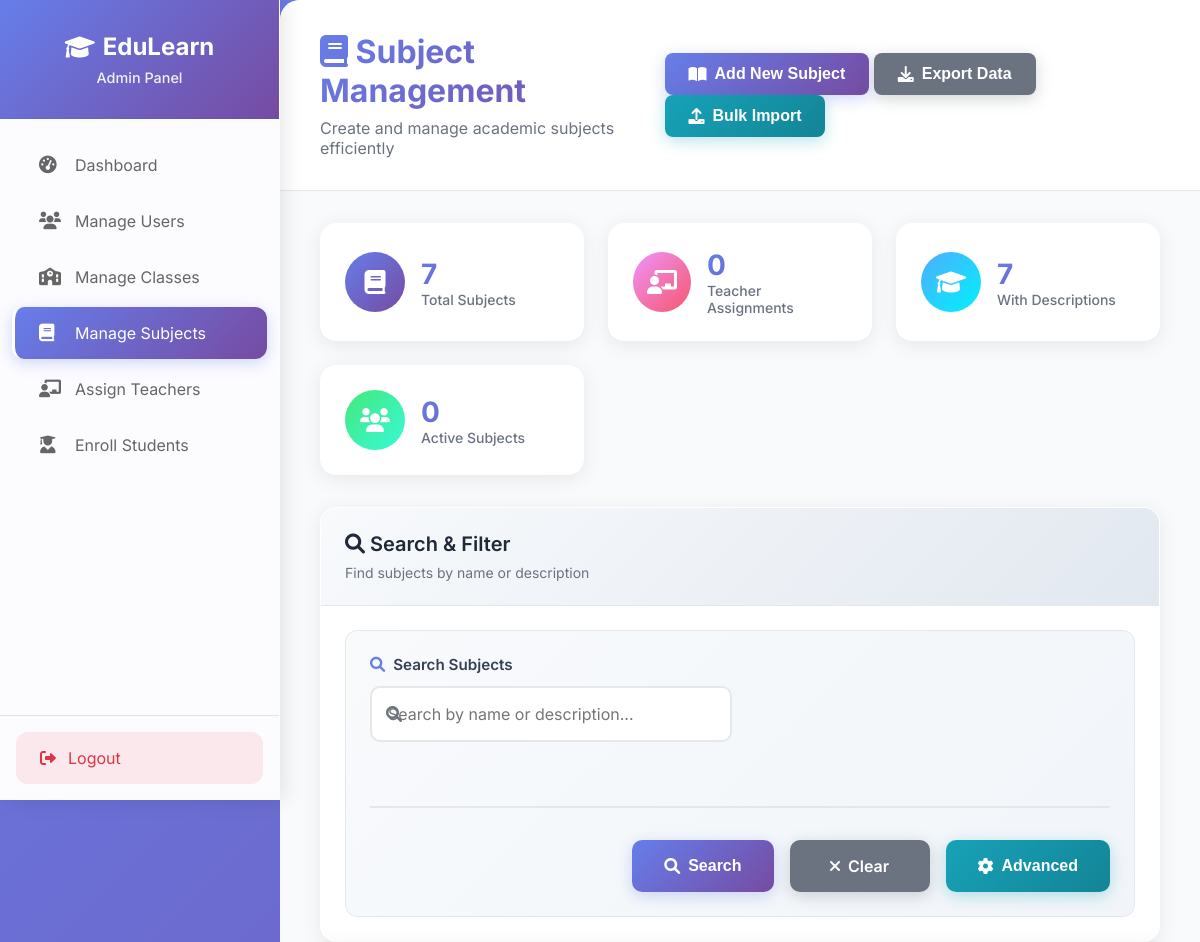
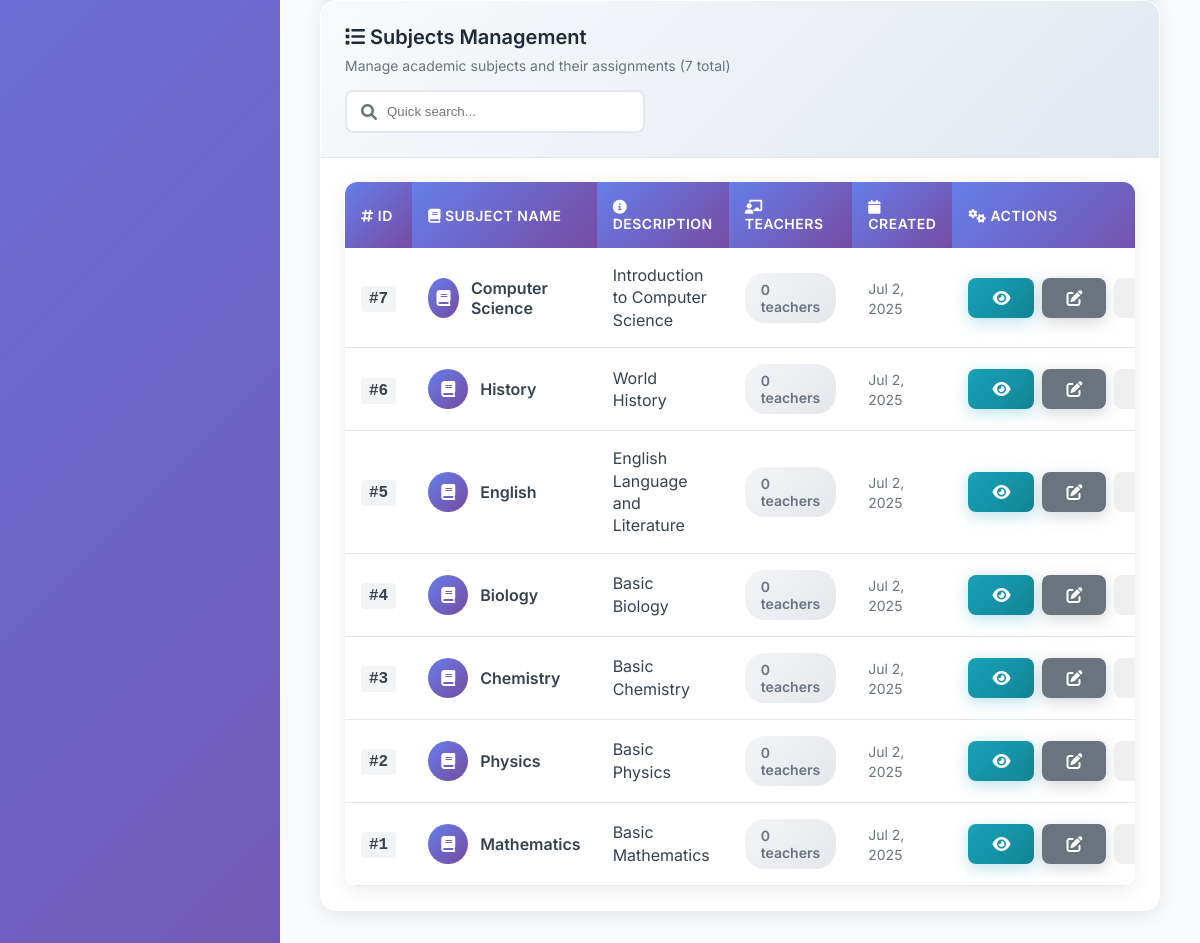
The page /admin/manage_subject.php (signed in) on the database its author committed (2 pictures, top to bottom).
### tables this page shows
CREATE TABLE subjects (
    id INT AUTO_INCREMENT PRIMARY KEY,
    name VARCHAR(255) NOT NULL,
    code VARCHAR(50) UNIQUE,
    description TEXT,
    credits INT DEFAULT 1,
    is_active BOOLEAN DEFAULT TRUE,
    created_at TIMESTAMP DEFAULT CURRENT_TIMESTAMP,
    updated_at TIMESTAMP DEFAULT CURRENT_TIMESTAMP ON UPDATE CURRENT_TIMESTAMP,
    INDEX idx_name (name),
    INDEX idx_code (code),
    INDEX idx_active (is_active)
);

### admin/manage_subject.php (the view, shortened to what this page needs)
<?php
require_once '../config/db.php';
$search = $_GET['search'] ?? '';
$query = "SELECT s.*,
          (SELECT COUNT(*) FROM teacher_subject_class tsc WHERE tsc.subject_id = s.id) as teacher_count
          FROM subjects s WHERE 1=1";
$query .= " ORDER BY s.id DESC";
$stmt = $conn->prepare($query);
$stmt->execute();
$subjects = $stmt->get_result()->fetch_all(MYSQLI_ASSOC);
?>
<!DOCTYPE html>
<html lang="en">
<head>
    <link rel="stylesheet" href="https://cdnjs.cloudflare.com/ajax/libs/font-awesome/6.0.0/css/all.min.css">
    <link rel="stylesheet" href="../assets/css/teacher.css">
    <link rel="stylesheet" href="../assets/css/responsive-modal.css">
</head>
<body>
    <div class="dashboard-container">
        <aside class="sidebar">
            <div class="sidebar-header">
                <h2><i class="fas fa-graduation-cap"></i> EduLearn</h2>
                <p>Admin Panel</p>
            </div>
            <nav class="sidebar-nav">
                <a href="dashboard.php" class="nav-item">
                    <i class="fas fa-tachometer-alt"></i>
                    <span>Dashboard</span>
                </a>
                <a href="manage_user.php" class="nav-item">
                    <i class="fas fa-users"></i>
                    <span>Manage Users</span>
                </a>
                <a href="manage_class.php" class="nav-item">
                    <i class="fas fa-school"></i>
                    <span>Manage Classes</span>
                </a>
                <a href="manage_subject.php" class="nav-item active">
                    <i class="fas fa-book"></i>
                    <span>Manage Subjects</span>
                </a>
                <a href="assign_teacher.php" class="nav-item">
                    <i class="fas fa-chalkboard-teacher"></i>
                    <span>Assign Teachers</span>
                </a>
                <a href="enroll_student.php" class="nav-item">
                    <i class="fas fa-user-graduate"></i>
                    <span>Enroll Students</span>
                </a>
            </nav>
            <div class="sidebar-footer">
                <a href="../logout.php" class="logout-btn">
                    <i class="fas fa-sign-out-alt"></i>
                    <span>Logout</span>
                </a>
            </div>
        </aside>
        <main class="main-content">
            <header class="content-header">
                <div class="header-left">
                    <h1><i class="fas fa-book"></i> Subject Management</h1>
                    <p>Create and manage academic subjects efficiently</p>
                </div>
                <div class="header-right">
                    <button class="btn btn-primary" onclick="openCreateModal()">
                        <i class="fas fa-book-open"></i> Add New Subject
                    </button>
                    <button class="btn btn-secondary" onclick="exportSubjects()">
                        <i class="fas fa-download"></i> Export Data
                    </button>
                    <button class="btn btn-info" onclick="showBulkImportModal()">
                        <i class="fas fa-upload"></i> Bulk Import
                    </button>
                </div>
            </header>
            <div class="content-body">
                <div class="stats-grid">
                    <div class="stat-card">
                        <div class="stat-icon" style="background: linear-gradient(135deg, #667eea 0%, #764ba2 100%);">
                            <i class="fas fa-book"></i>
                        </div>
                        <div class="stat-content">
                            <h3><?php echo count($subjects); ?></h3>
                            <p>Total Subjects</p>
                        </div>
                    </div>
                    <div class="stat-card">
                        <div class="stat-icon" style="background: linear-gradient(135deg, #f093fb 0%, #f5576c 100%);">
                            <i class="fas fa-chalkboard-teacher"></i>
                        </div>
                        <div class="stat-content">
                            <h3><?php echo array_sum(array_column($subjects, 'teacher_count')); ?></h3>
                            <p>Teacher Assignments</p>
                        </div>
                    </div>
                    <div class="stat-card">
                        <div class="stat-icon" style="background: linear-gradient(135deg, #4facfe 0%, #00f2fe 100%);">
                            <i class="fas fa-graduation-cap"></i>
                        </div>
                        <div class="stat-content">
                            <h3><?php echo count(array_filter($subjects, function ($s) {
                                    return !empty($s['description']);
                                })); ?></h3>
                            <p>With Descriptions</p>
                        </div>
                    </div>
                    <div class="stat-card">
                        <div class="stat-icon" style="background: linear-gradient(135deg, #43e97b 0%, #38f9d7 100%);">
                            <i class="fas fa-users"></i>
                        </div>
                        <div class="stat-content">
                            <h3><?php echo count(array_filter($subjects, function ($s) {
                                    return $s['teacher_count'] > 0;
                                })); ?></h3>
                            <p>Active Subjects</p>
                        </div>
                    </div>
                </div>
                <div class="content-card">
                    <div class="card-header">
                        <h3><i class="fas fa-search"></i> Search & Filter</h3>
                        <p>Find subjects by name or description</p>
                    </div>
                    <div class="card-body">
                        <form method="GET" class="enhanced-search-form">
                            <div class="form-row">
                                <div class="form-group">
                                    <label for="search_input">
                                        <i class="fas fa-search"></i> Search Subjects
                                    </label>
                                    <div class="search-input-wrapper">
                                        <input type="text" name="search" id="search_input"
                                            placeholder="Search by name or description..."
                                            value="<?php echo htmlspecialchars($search); ?>">
                                    </div>
                                </div>
                            </div>
                            <div class="form-actions">
                                <button type="submit" class="btn btn-primary">
                                    <i class="fas fa-search"></i> Search
                                </button>
                                <a href="manage_subject.php" class="btn btn-secondary">
                                    <i class="fas fa-times"></i> Clear
                                </a>
                                <button type="button" onclick="toggleAdvancedSearch()" class="btn btn-info">
                                    <i class="fas fa-cog"></i> Advanced
                                </button>
                            </div>
                        </form>
                    </div>
                </div>
                <div class="content-card">
                    <div class="card-header">
                        <h3><i class="fas fa-list"></i> Subjects Management</h3>
                        <p>Manage academic subjects and their assignments (<?php echo count($subjects); ?> total)</p>
                        <div class="header-actions">
                            <div class="search-box">
                                <i class="fas fa-search"></i>
                                <input type="text" id="searchSubjects" placeholder="Quick search..." onkeyup="filterSubjects()">
                            </div>
                        </div>
                    </div>
                    <div class="card-body">
                        <?php if (empty($subjects)): ?>
                            <div class="empty-state">
                                <i class="fas fa-book"></i>
                                <h3>No Subjects Found</h3>
                                <p>No subjects found matching your criteria. Create your first subject to get started.</p>
                                <button onclick="openCreateModal()" class="btn btn-primary">
                                    <i class="fas fa-plus"></i> Create First Subject
                                </button>
                            </div>
                        <?php else: ?>
                            <div class="table-container">
                                <table class="data-table" id="subjectsTable">
                                    <thead>
                                        <tr>
                                            <th><i class="fas fa-hashtag"></i> ID</th>
                                            <th><i class="fas fa-book"></i> Subject Name</th>
                                            <th><i class="fas fa-info-circle"></i> Description</th>
                                            <th><i class="fas fa-chalkboard-teacher"></i> Teachers</th>
                                            <th><i class="fas fa-calendar"></i> Created</th>
                                            <th><i class="fas fa-cogs"></i> Actions</th>
                                        </tr>
                                    </thead>
                                    <tbody>
                                        <?php foreach ($subjects as $subject): ?>
                                            <tr class="subject-row">
                                                <td>
                                                    <span class="subject-id">#<?php echo $subject['id']; ?></span>
                                                </td>
                                                <td>
                                                    <div class="subject-info">
                                                        <div class="subject-icon">
                                                            <i class="fas fa-book"></i>
                                                        </div>
                                                        <span class="subject-name"><?php echo htmlspecialchars($subject['name']); ?></span>
                                                    </div>
                                                </td>
                                                <td class="subject-description">
                                                    <?php if (!empty($subject['description'])): ?>
                                                        <span class="description-text"><?php echo htmlspecialchars($subject['description']); ?></span>
                                                    <?php else: ?>
                                                        <span class="no-description">No description</span>
                                                    <?php endif; ?>
                                                </td>
                                                <td>
                                                    <span class="teacher-count-badge <?php echo $subject['teacher_count'] > 0 ? 'active' : 'inactive'; ?>">
                                                        <?php echo $subject['teacher_count']; ?> teacher<?php echo $subject['teacher_count'] != 1 ? 's' : ''; ?>
                                                    </span>
                                                </td>
                                                <td>
                                                    <span class="created-date"><?php echo date('M j, Y', strtotime($subject['created_at'])); ?></span>
                                                </td>
                                                <td>
                                                    <div class="action-buttons">
                                                        <button type="button" onclick="viewSubjectDetails(<?php echo $subject['id']; ?>)"
                                                            class="btn btn-sm btn-info" title="View Details">
                                                            <i class="fas fa-eye"></i>
                                                        </button>
                                                        <button type="button" onclick="editSubject(<?php echo $subject['id']; ?>)"
                                                            class="btn btn-sm btn-secondary" title="Edit Subject">
                                                            <i class="fas fa-edit"></i>
                                                        </button>
                                                        <button type="button" onclick="deleteSubject(<?php echo $subject['id']; ?>)"
                                                            class="btn btn-sm btn-danger" title="Delete Subject">
                                                        </button>
                                                    </div>
                                                </td>
                                            </tr>
                                        <?php endforeach; ?>
                                    </tbody>
                                </table>
                            </div>
                        <?php endif; ?>
                    </div>
                </div>
            </div>
        </main>
    </div>
</body>
</html>

### rows shown on the page
subjects: id "7", name "Computer Science", description "Introduction to Computer Science", teacher_count "0", created_at "Jul 2, 2025"
subjects: id "6", name "History", description "World History", teacher_count "0", created_at "Jul 2, 2025"
subjects: id "5", name "English", description "English Language and Literature", teacher_count "0", created_at "Jul 2, 2025"
subjects: id "4", name "Biology", description "Basic Biology", teacher_count "0", created_at "Jul 2, 2025"
subjects: id "3", name "Chemistry", description "Basic Chemistry", teacher_count "0", created_at "Jul 2, 2025"
subjects: id "2", name "Physics", description "Basic Physics", teacher_count "0", created_at "Jul 2, 2025"
subjects: id "1", name "Mathematics", description "Basic Mathematics", teacher_count "0", created_at "Jul 2, 2025"

### other values the page prints
count($subjects) "7"
array_sum(array_column($subjects, 'teacher_count')) "0"
